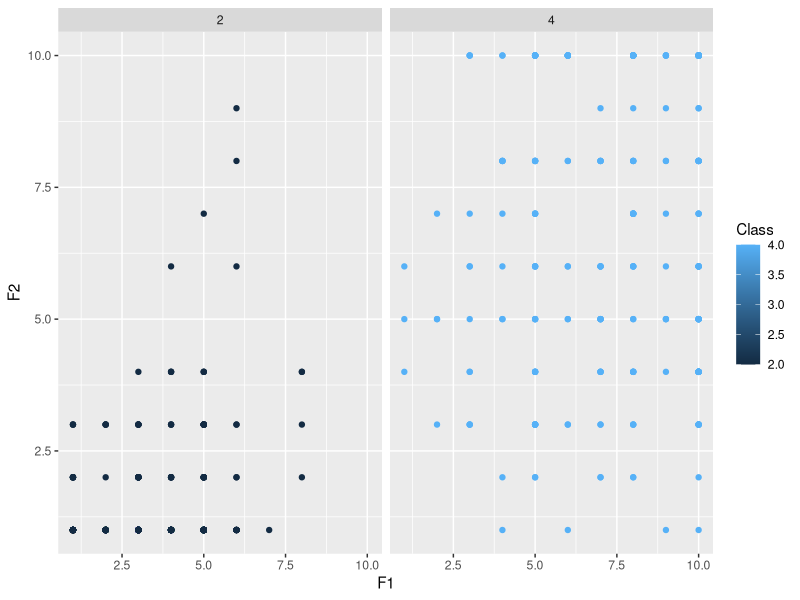
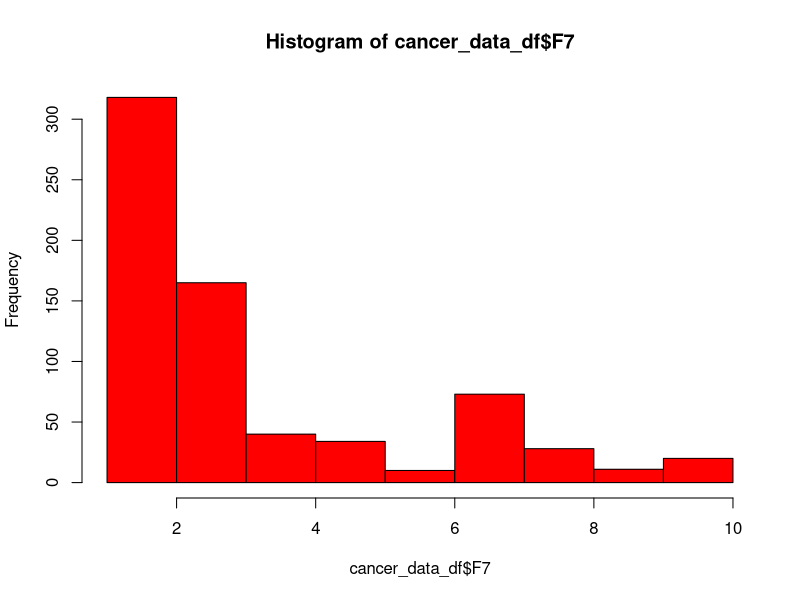
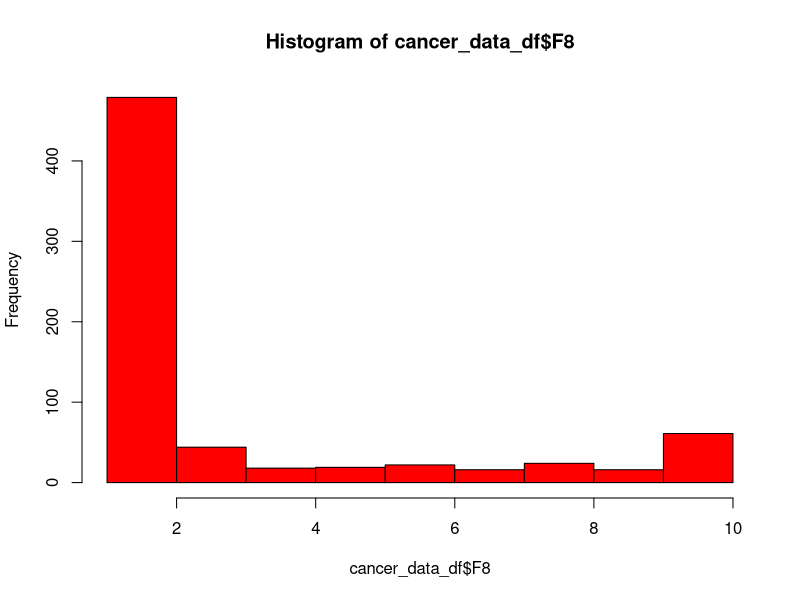
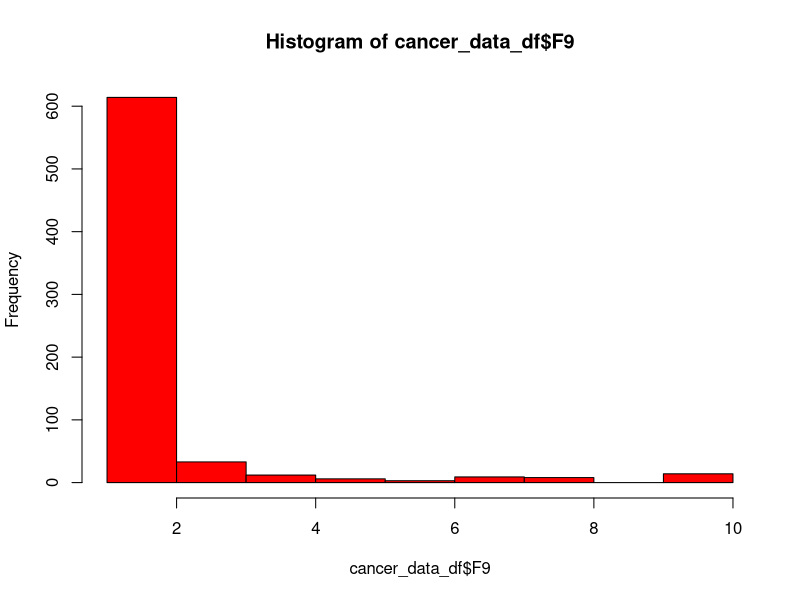
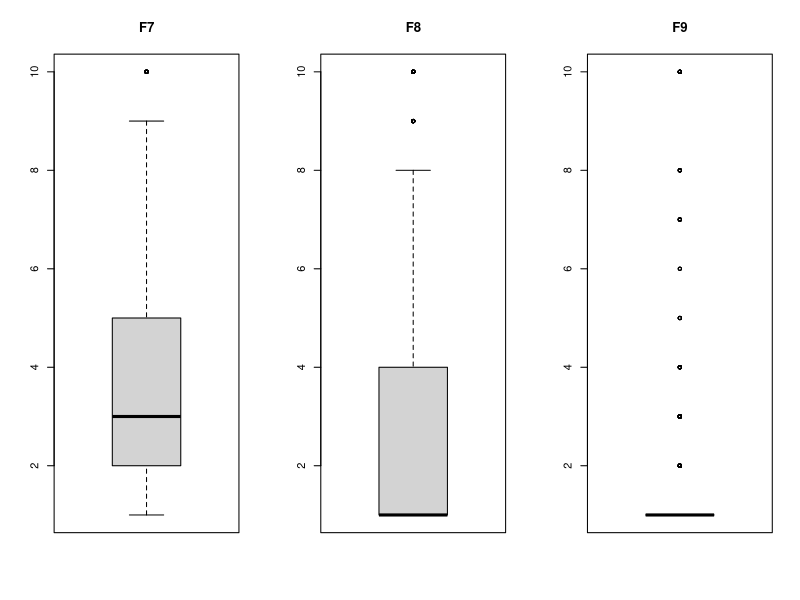

R code for these plots, in order:
## ---- chunk 1
library(dplyr)
library(ggplot2)

# Loading the data
cancer_data_df <- read.csv('breast-cancer-wisconsin.csv', header = TRUE)

# Viewing the data
head(cancer_data_df)

## ---- chunk 2

# Summarizing data
summary(cancer_data_df)
## ---- chunk 3
# Checking NaN/null values
cancer_data_df[cancer_data_df == "?"] <- NA
colSums(is.na(cancer_data_df))
## ---- chunk 4
# Finding mean of the columns with null values
cancer_data_df$F6 <- as.numeric(cancer_data_df$F6)
F6_MEAN <- mean(cancer_data_df$F6, na.rm = TRUE)

# Replacing with mean
cancer_data_df$F6[is.na(cancer_data_df$F6)] <- F6_MEAN
cancer_data_df$F6 <- as.integer(cancer_data_df$F6)
colSums(is.na(cancer_data_df))
## ---- chunk 5
# Displaying the frequency of 'Class' vs 'F6'
table(cancer_data_df$Class)

# Displaying the frequency of 'class' vs 'F6'
table(cancer_data_df$F6)

# Crosstabulation of 'Class' vs 'F6'
table(cancer_data_df$Class, cancer_data_df$F6)

## ---- chunk 6
# Pairplot
library(ggplot2)
ggplot(cancer_data_df, aes(x = F1, y = F2, color = Class)) +
  geom_point() +
  facet_grid(. ~ Class)
## ---- chunk 7
# Histograms for 'F7', 'F8', 'F9'
hist(cancer_data_df$F7, col = "red")
hist(cancer_data_df$F8, col = "red")
hist(cancer_data_df$F9, col = "red")
## ---- chunk 8
# Box plots for 'F7', 'F8', 'F9'
par(mfrow = c(1, 3))
boxplot(cancer_data_df$F7, main = "F7")
boxplot(cancer_data_df$F8, main = "F8")
boxplot(cancer_data_df$F9, main = "F9")
par(mfrow = c(1, 1))
## ---- chunk 9
# Reloading the CSV
cancer_data_df_2 <- read.csv('breast-cancer-wisconsin.csv', header = TRUE)

# Checking null data
cancer_data_df_2[cancer_data_df_2 == "?"] <- NA
colSums(is.na(cancer_data_df_2))

# Removing null data
cancer_data_df_2 <- na.omit(cancer_data_df_2)
colSums(is.na(cancer_data_df_2))

